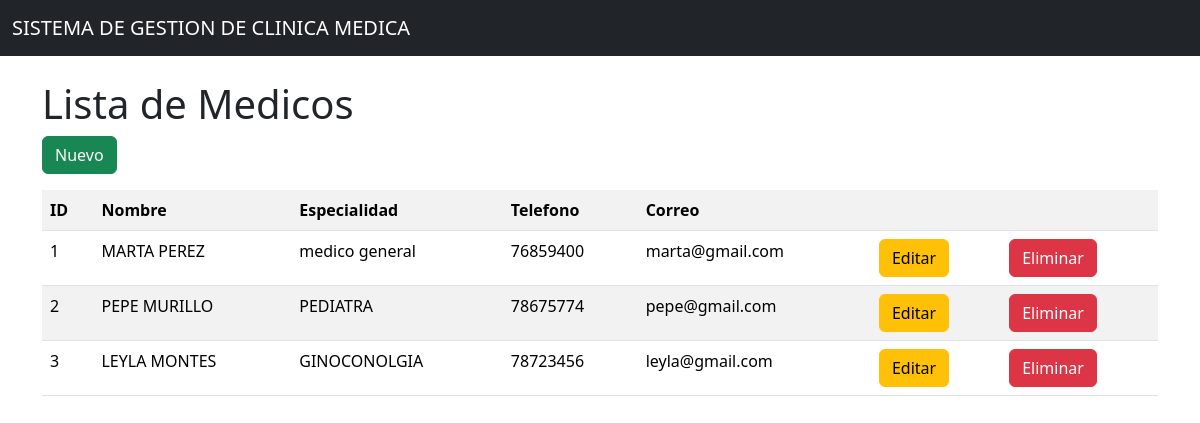
The page /medicos/ on the database as committed earlier.
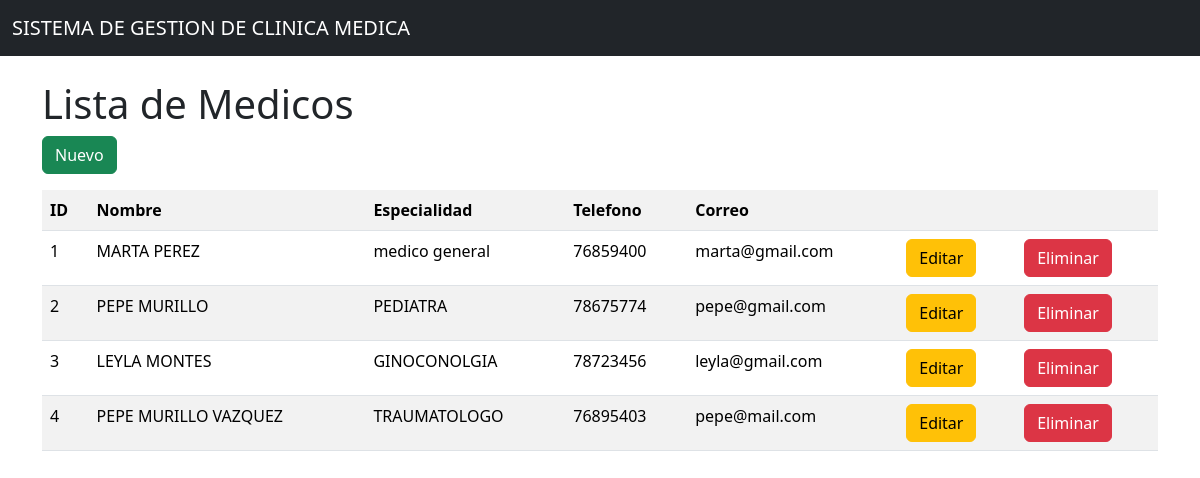
The same page on the database as committed later.
### models/medico_model.py (models this page shows, shortened)
class Medico(db.Model):
    __tablename__ = "medicos"
    id = db.Column(db.Integer, primary_key=True)
    nombre = db.Column(db.String(100), nullable=False)
    especialidad = db.Column(db.String(100), nullable=False)
    telefono = db.Column(db.String(20), nullable=False)
    correo = db.Column(db.String(100), nullable=False)
    consultas = db.relationship('Consulta', back_populates='medico', cascade='all, delete-orphan')
    citas = db.relationship('Cita', back_populates='medico', cascade='all, delete-orphan')
    @staticmethod
    def get_all():
        return Medico.query.all()
    def delete(self):
        db.session.delete(self)
        db.session.commit()

### controllers/medico_controller.py (the view)
@medico_bp.route("/")
def index():
    medicos = Medico.get_all()
    return medico_view.list(medicos)

### run.py (called while the page is built)
@app.context_processor
def inject_active_path():
    def is_active(path):
        return 'active' if request.path == path else ''
    return dict(is_active=is_active, session=session)

### views/medico_view.py (called while the page is built)
def list(medicos):
    return render_template('medicos/index.html', medicos=medicos)

### templates/medicos/index.html (shortened to what this page needs)
{% extends 'base.html' %}
{% block content %}
<h1>Lista de Medicos</h1>
<a href="{{ url_for('medico.create') }}" class="btn btn-success mb-3">Nuevo</a>
<table class="table table-striped">
  <tr>
    <th>ID</th>
    <th>Nombre</th>
    <th>Especialidad</th>
    <th>Telefono</th>
    <th>Correo</th>
    <th></th>
    <th></th>
  </tr>
  {% for item in medicos %}
  <tr>
    <td>{{item.id}}</td>
    <td>{{item.nombre}}</td>
    <td>{{item.especialidad}}</td>
    <td>{{item.telefono}}</td>
    <td>{{item.correo}}</td>
    <td>
      <a href="{{ url_for('medico.edit', id=item.id) }}" class="btn btn-warning">Editar</a>
    </td>
    <td>
      <a href="{{ url_for('medico.delete', id=item.id) }}" class="btn btn-danger">Eliminar</a>
    </td>
  </tr>
  {% endfor %}
</table>
{% endblock %}

Rows that differ between the two databases and show on the page:
added Medico: id "4", nombre "PEPE MURILLO VAZQUEZ", especialidad "TRAUMATOLOGO", telefono "76895403", correo "pepe@mail.com"
